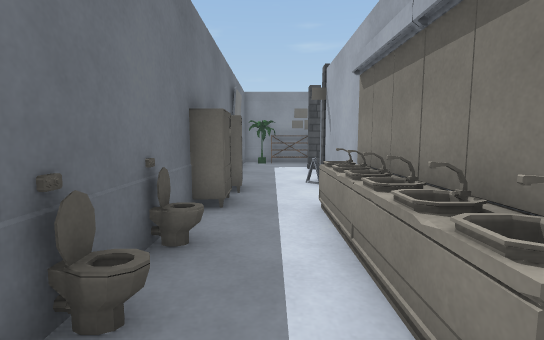
view 1 (above)

24 first-person views from a walk through a scene from a Unity 3-D project. The camera is 1.4 m above the floor, tilts 6° down and sees 85° across. The floor is counted in squares, 1 m on a side. Each view is taken from the middle of a square. On the plan, view 1 faces up. The plan holds only what a view shows up to about 14 squares ahead; the rest is blank. The player is left out. Surface patterns are stand-ins for the level's own textures.

view 2
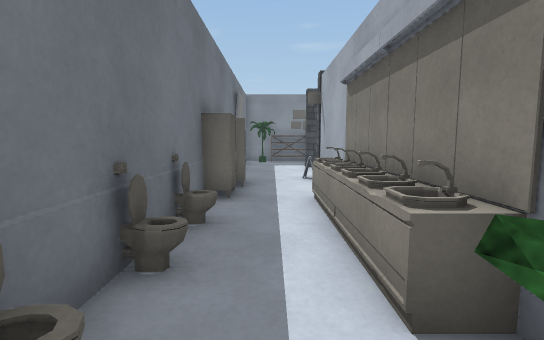

view 3
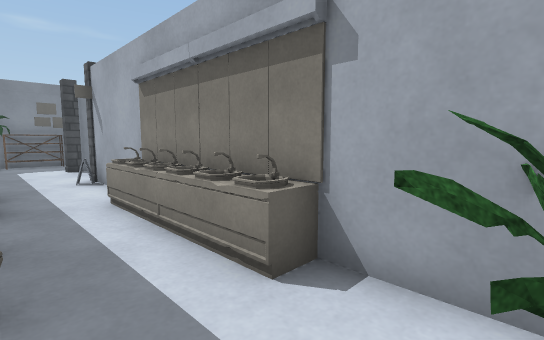

view 4
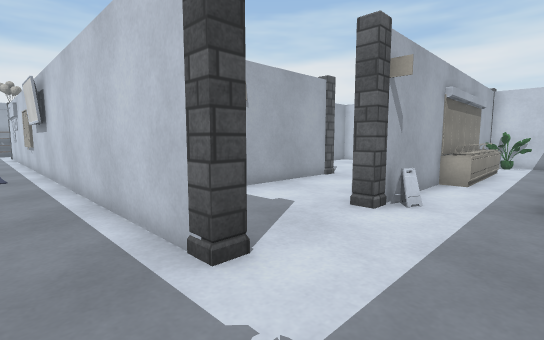

view 5
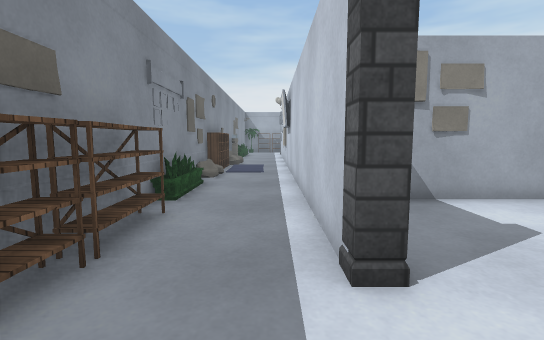

view 6
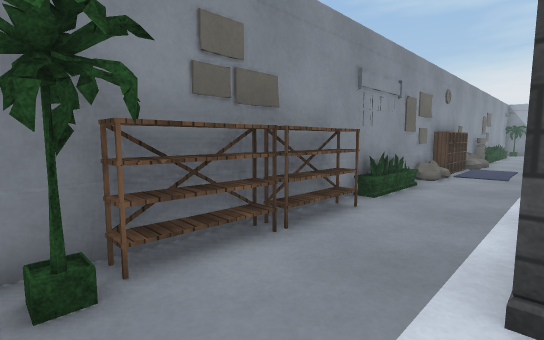

view 7
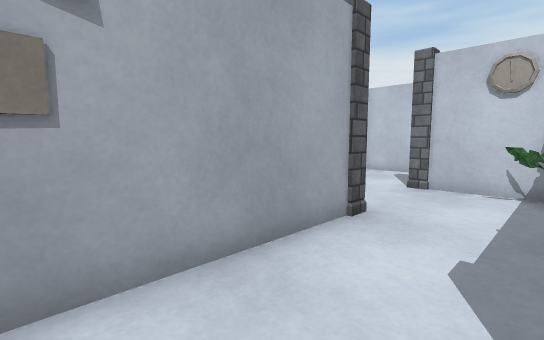

view 8
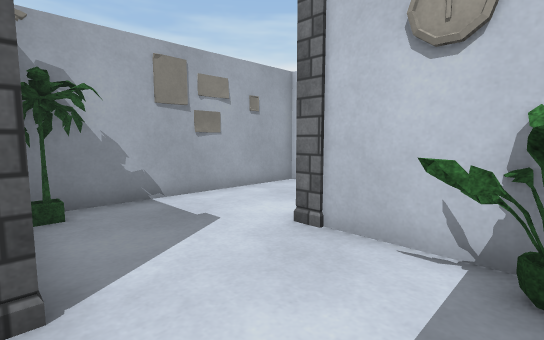

view 9
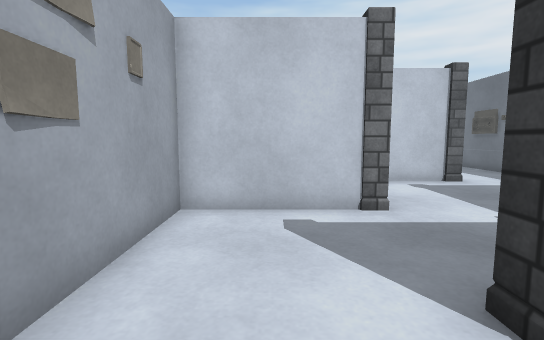

view 10
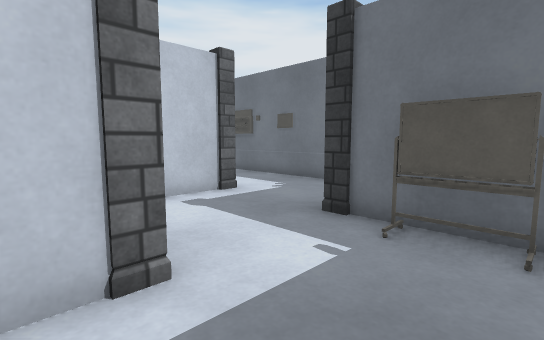

view 11
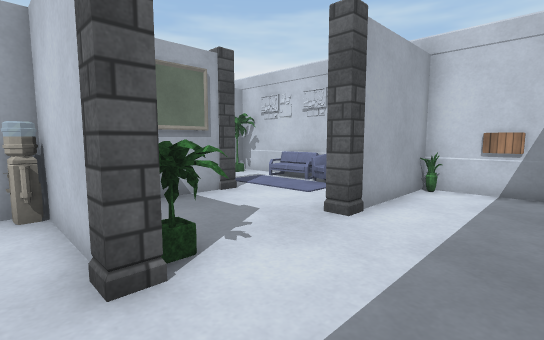

view 12
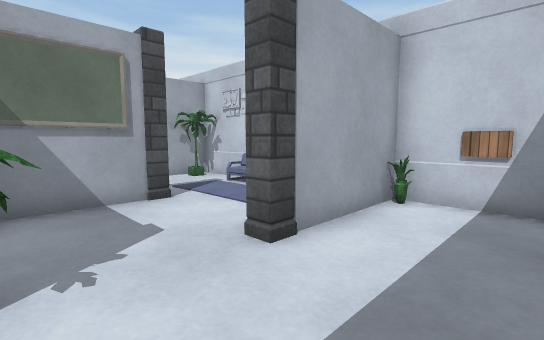

view 13
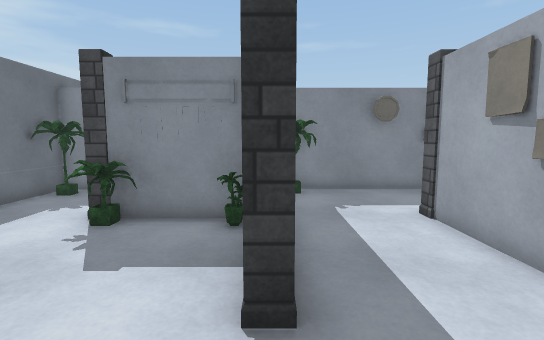

view 14
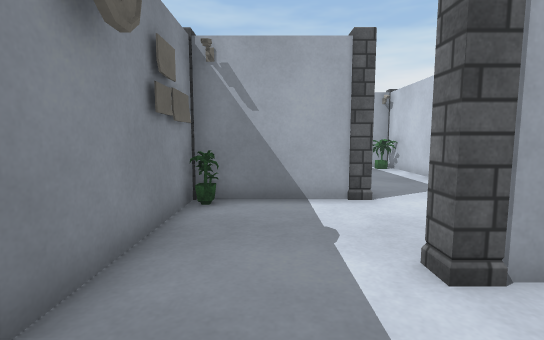

view 15
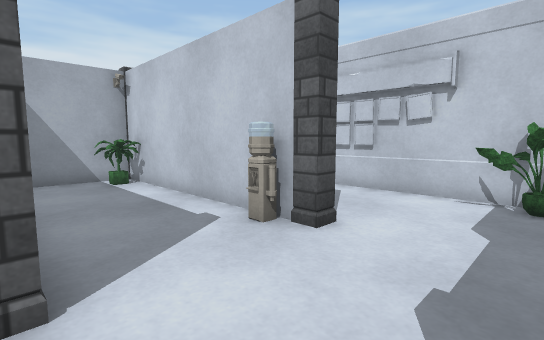

view 16
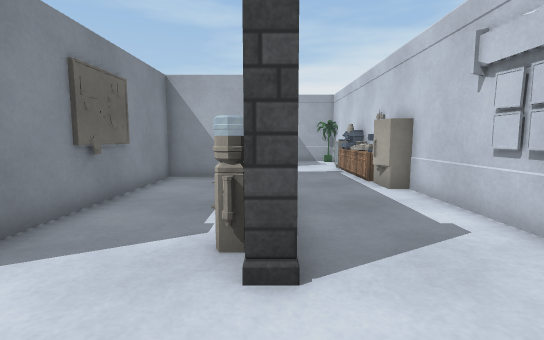

view 17
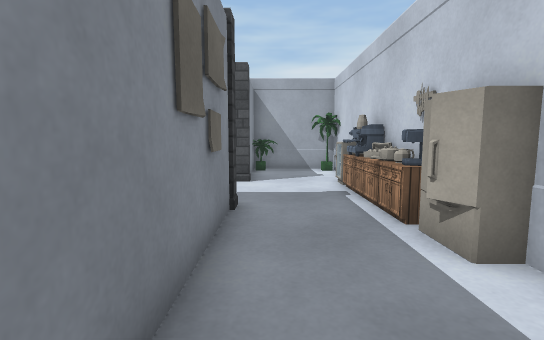

view 18
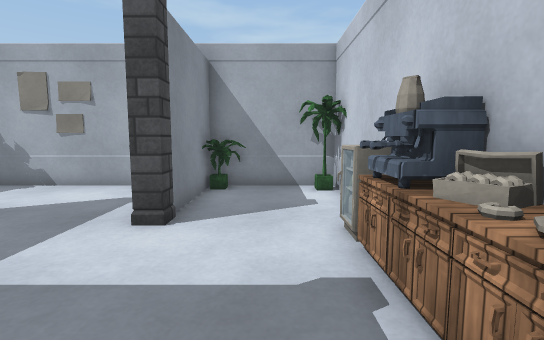

view 19
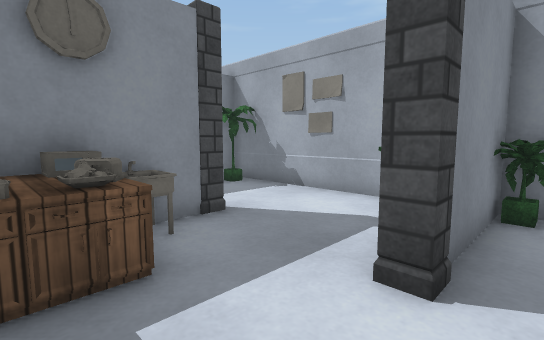

view 20
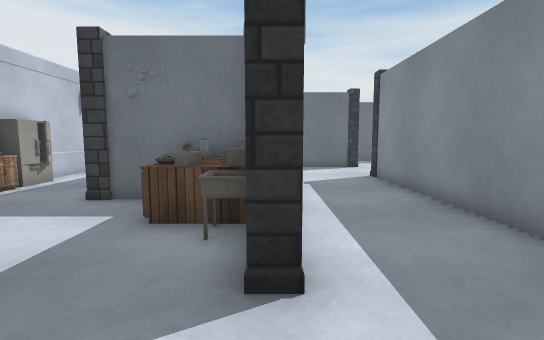

view 21
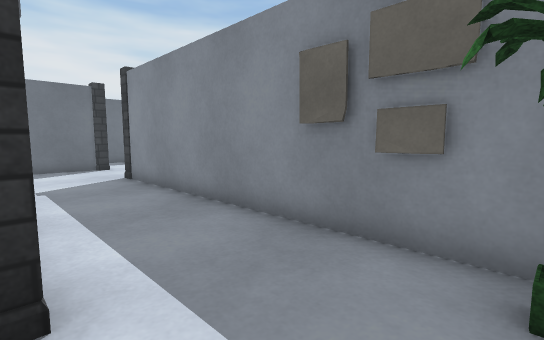

view 22
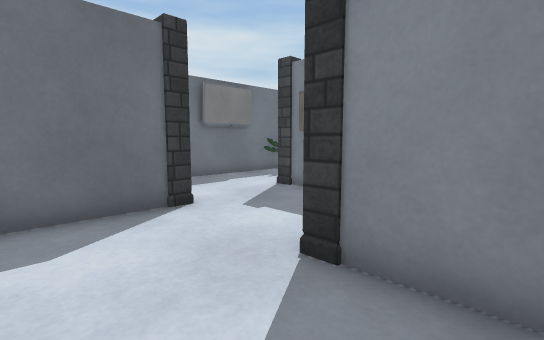

view 23
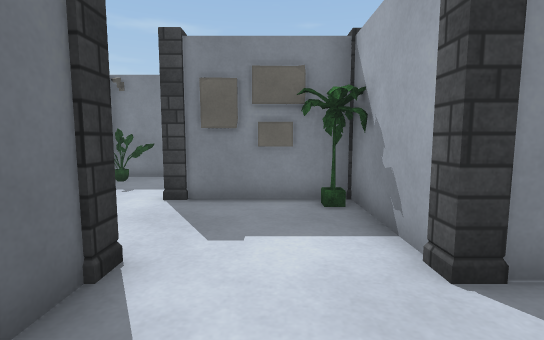

view 24
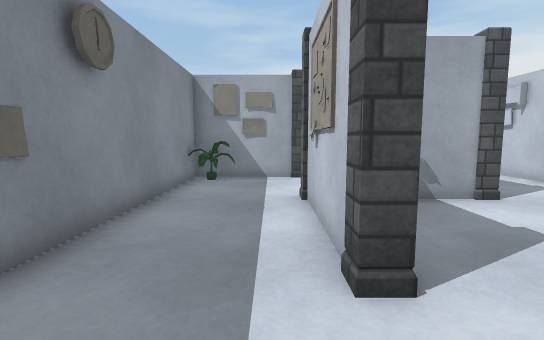

### Floor plan
Points are (right, up) in squares from view 1. A wall is a line through its corners. A room is listed if a view was taken in it or the views show most of it. See-through windows are left out.
Room 1 (views 1, 2, 3)
walls: (-1.6, 5.5) (-1.6, 0.6); (1.8, 4.9) (1.8, 9.6); (1.8, -1.1) (1.8, 2.5); (-0.2, -1.8) (1.1, -1.8)
low walls: (1.1, 9.4) (1.3, 9.9)
ways out: opening at (-0.5, 11.5) to room 2
objects: other object (-2, 0); other object (-2, 4); other object (-2, 6) to (-1, 7); other object (-1, 8) to (-1, 9); plant (1, -1); sink (1, 1) to (1, 3); sink (1, 4) to (1, 6)
Room 2 (views 4, 5, 6, 7, 8, 9, 10, 11, 12, 13, 14, 15, 16, 17, 18, 19, 20, 21, 22, 23, 24)
walls: (14.4, 2.1) (17.5, 2.1); (17.5, 1.8) (14.5, 1.8); (13.5, -2.2) (6.9, -2.2); (14.2, -2.5) (14.2, -4.9); (17.8, -1.6) (17.8, 1.5); (12.1, 5.8) (10.2, 5.8); (10.2, 5.1) (10.2, 0.5); (13.8, -5.5) (13.8, -2.5); (21.8, 2.5) (21.8, 5.8) (13.9, 5.8); (20.5, -5.8) (22.5, -5.8); (6.5, -1.8) (9.8, -1.8) (9.8, 5.4); (22.2, -6.5) (22.2, -9.5); (5.8, 6.5) (5.8, 11.9); (14.4, -9.8) (21.5, -9.8); (9.8, -9.1) (9.8, -6.4); (3, 2.1) (5.5, 2.1); (21.8, -9.5) (21.8, -6.2) (15, -6.2); (4.6, -6.2) (2.5, -6.2); (25.5, -6.2) (24.4, -6.2); (2.1, 0.9) (2.1, -1.5); (21.5, -10.2) (16.8, -10.2); (5.8, -9.5) (5.8, -8.4); (2.5, -5.8) (5.8, -5.8) (5.8, -5.1); (11.2, -13.9) (19.2, -13.9); (-0.8, -2.2) (-1.6, -2.2) (-1.6, -8.5); (29.9, -7.9) (29.9, -2.2) (18.4, -2.2); (9.6, 17.8) (-1, 17.8); (5, -13.9) (9.8, -13.9) (9.8, -12.1); (2.4, 14.2) (8.6, 14.2); (25.8, -13.9) (29.9, -13.9) (29.9, -10.2) (26.4, -10.2); (-0.9, -13.9) (1.8, -13.9) (1.8, -10.4)
low walls: (1.4, 9.9) (1.2, 9.4)
ways out: opening at (-0.5, 11.5) to room 1; opening at (8.5, 15.5); opening at (15.5, 15.5)
objects: plant (-1, -3); plant (0, 17); shelf (1, 17) to (2, 17); pillar (2, -10); plant (2, -7); pillar (2, -6); pillar (2, -2); mirror (2, 3); mirror (2, 4); pillar (2, 10); pillar (2, 14); other object (3, 0); plant (3, 3); shelf (3, 17) to (4, 17); sofa (4, -13); rug (5, -13); plant (5, -7); water cooler (5, -6); pillar (6, -10); pillar (6, -2); pillar (6, 2); pillar (6, 6); plant (6, 17) to (8, 17); sofa (7, -13); plant (7, -3); plant (9, -13); plant (9, 5); pillar (10, -6); plant (11, -13); plant (11, 5); plant (13, -3); pillar (14, -10); pillar (14, -6); pillar (14, -2); pillar (14, 2); water cooler (15, -9); other object (16, 14); plant (17, 1); pillar (18, -2); pillar (18, 2); fridge (20, -14) to (20, -13); machine (21, -14) to (21, -13); plant (21, -9); plant (21, 5); counter (22, -14); counter (22, -13); pillar (22, -10); pillar (22, 2); counter (23, -14) to (23, -13); counter (23, -8); other object (23, -7); counter (24, -14); other object (24, -13); other object (24, -8); counter (24, -7); other object (24, -6); machine (25, -13); sink (25, -7); fridge (26, -13); pillar (26, -10); pillar (26, -6); plant (29, -13); plant (29, -11); plant (29, -3)

Where each view was taken, in squares from view 1:
view 1: 0 up, 0 right, facing up
view 2: 1 down, 0 right, facing up
view 3: 1 down, 1 left, facing up-right
view 4: 16 up, 1 left, facing down-right
view 5: 15 up, 1 left, facing right
view 6: 14 up, 1 left, facing up-right
view 7: 11 up, 3 right, facing down-right
view 8: 6 up, 3 right, facing down-right
view 9: 4 up, 8 right, facing down
view 10: 1 up, 7 right, facing down-left
view 11: 5 down, 1 left, facing down-right
view 12: 7 down, 1 left, facing down-right
view 13: 13 down, 6 right, facing up
view 14: 4 down, 7 right, facing right
view 15: 6 down, 11 right, facing down-right
view 16: 10 down, 11 right, facing right
view 17: 11 down, 16 right, facing right
view 18: 12 down, 21 right, facing right
view 19: 11 down, 23 right, facing up-right
view 20: 6 down, 29 right, facing left
view 21: 6 down, 29 right, facing up-left
view 22: 5 down, 20 right, facing up-left
view 23: 5 down, 16 right, facing up
view 24: 3 up, 11 right, facing right
